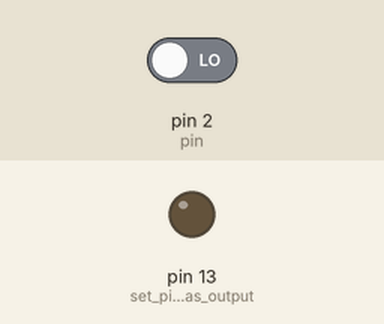
Bench run of a sketch on a simulated Arduino Uno, built with avr-gcc and run on an emulated ATmega328P. Shown: output pins drawn as LEDs (lit = HIGH). The test bench sets the inputs (shaded band); at power-on: pin 2 (pin) LOW.

Above: at 1.2 s.
1.3 s: pin 2 (pin) driven HIGH
At 1.6 s:
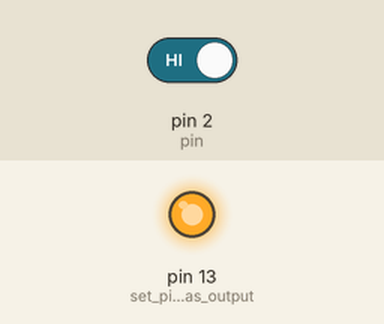
2.8 s: pin 2 (pin) driven LOW
At 4.0 s:
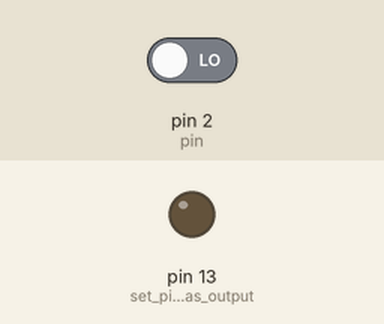
Timing chart, 0 to 5.8 s (numbered marks = the images above; inputs shaded):
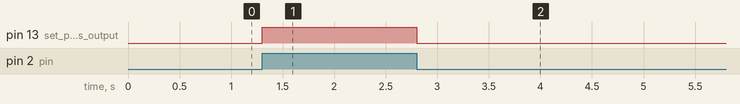

The sketch:

0_interrupt_blink.ino
```cpp
/*
   ________  ___   ___
  / __/ __ \/ _ | / _ \
  _\ \/ /_/ / __ |/ , _/
  /___/\____/_/ |_/_/|_|
  Arduino Workshop Series
  Session 4
  > Toggle LED state with hardware interrupt. (Button connected to pin 2, waits for either rising/falling edge)
*/

int pin = 2; //define interrupt pin to 2
volatile int state = LOW; // To make sure variables shared between an ISR
//the main program are updated correctly, declare them as volatile.
void setup() {
  pinMode(13, OUTPUT); //set pin 13 as output
  attachInterrupt(digitalPinToInterrupt(pin), blink, CHANGE);
  //interrupt at pin 2 blink ISR when pin to change the value
}

void loop() {
  digitalWrite(13, state); //pin 13 equal the state value
}

void blink() {
  //ISR function
  state = !state; //toggle the state when the interrupt occurs
}
```

Measured:
- after the input at 1.3 s, pin 13 (set_pin_13_as_output): LOW → HIGH at once
- after the input at 2.8 s, pin 13 (set_pin_13_as_output): HIGH → LOW at once
